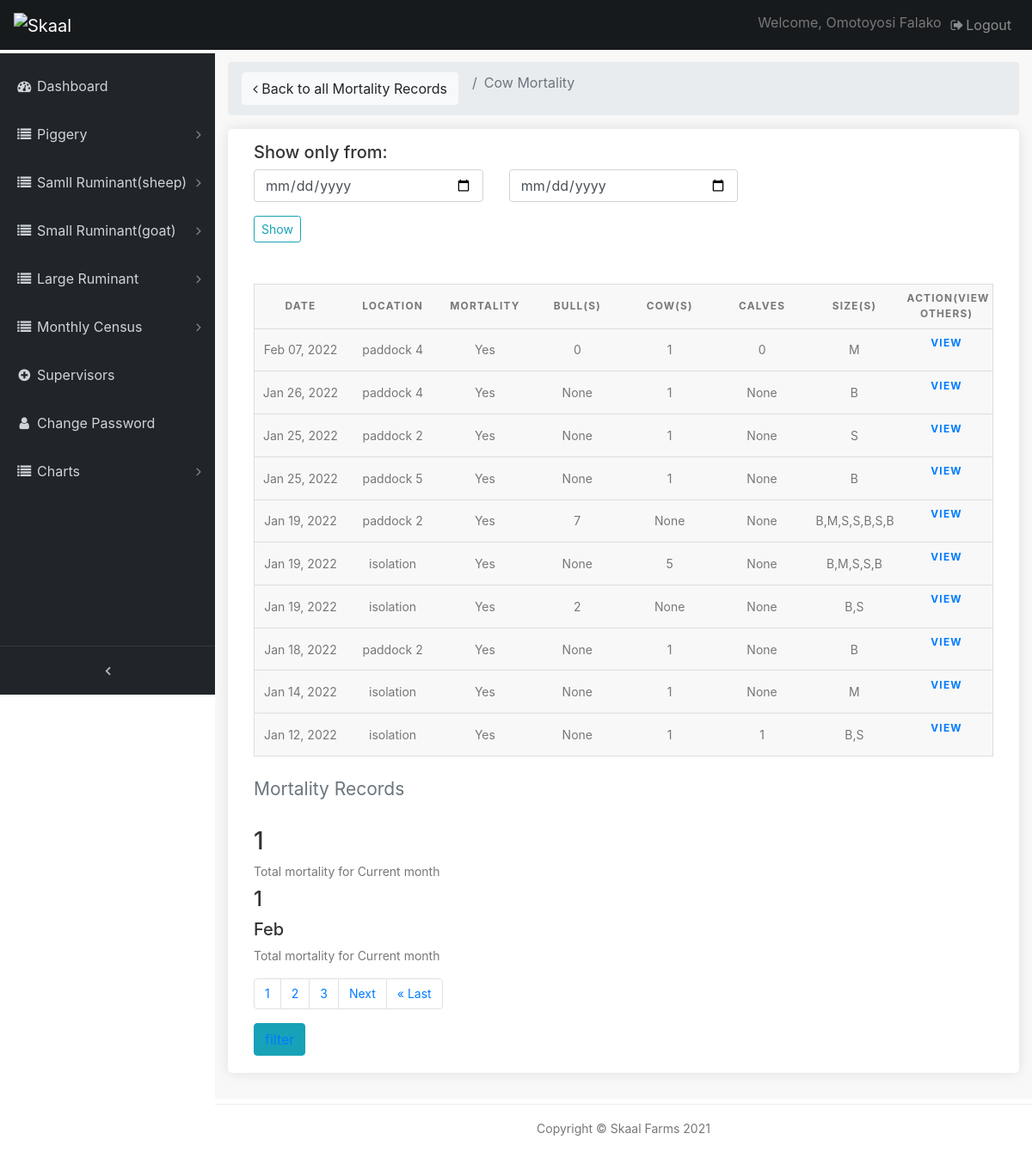
Screenshot of /pages/cow-motality-records (signed in) with the database file from the repository.
### farmrecord/models.py (models this page shows, shortened)
class CowMortality(models.Model):
    mortality = models.CharField(max_length=10, verbose_name='mortality')
    date = models.DateTimeField(default=timezone.now)
    location = models.CharField(max_length=200, verbose_name='loaction(s)')
    cow_num = models.IntegerField(verbose_name='Cow(s)', blank=True, null=True, default=0)
    bull_num = models.IntegerField(verbose_name='Bull(s)', blank=True, null=True, default=0)
    calves = models.IntegerField(verbose_name='calve(s)', blank=True, null=True, default=0)
    section = models.ForeignKey(Section, verbose_name='Section', related_name='category1', null=True, on_delete=models.CASCADE)
    size = models.CharField(max_length=100, verbose_name='Size(s)')
    comment = models.TextField(max_length=500, verbose_name='Cause of death' , blank=True)
    image_1 = models.FileField(verbose_name='first image', blank=True, null=True, upload_to='uploads/',)
    image_2 = models.FileField(verbose_name=' second image', blank=True, null=True, upload_to='uploads/')
    class Meta():
        verbose_name_plural='Cow mortality'

### farmrecord/views.py (the view)
# urls.py: path('cow-motality-records', views.cow_motrec, name='cow_motrec'),
@login_required(login_url='/admin-page/login')
def cow_motrec(request):
    cow_rec =   CowMortality.objects.order_by('-date')
    query_form = CowmotFilter()
    paginated_filtercm = Paginator(cow_rec, 10)
    page_number = request.GET.get('page')
    cm_page_obj = paginated_filtercm.get_page(page_number)
    cowmot_count = CowMortality.objects.all()
    aggregated = cowmot_count.annotate(month=TruncMonth('date')).values('month').annotate(total=Count('mortality'))
    nums = "a" * cm_page_obj.paginator.num_pages
    context = {
        'cm_page_obj': cow_rec,
        'nums': nums,
        'q': query_form,
        'count' : aggregated
    }
    context['cm_page_obj'] = cm_page_obj
    return render(request, 'cowmotrec.html',context)

### farmrecord/forms.py
class CowmotFilter(forms.ModelForm):
    date = forms.DateField(widget=forms.HiddenInput(), required=False)
    start_date = forms.DateField(
        widget=forms.TextInput(attrs={'class': 'form-control', 'type' : 'date', 'placeholder': 'From'}))
    end_date = forms.DateField(
        widget=forms.TextInput(attrs={'class': 'form-control', 'type' : 'date', 'placeholder': 'To'}))
    class Meta:
        model = CowMortality
        fields =('date',)

### templates/cowmotrec.html (shortened to what this page needs)
{% extends 'base.html' %}
{% load static %}
{% block content %}
  <div class="content-wrapper">
    <div class="container-fluid">
      <ol class="breadcrumb">
        <li class="breadcrumb-item">
          <a  class="btn btn-light" href="{% url 'farmrecord:cow_motrec' %}"><i class="fa fa-angle-left"></i> Back to all Mortality Records</a>
        </li>
        <li class="breadcrumb-item active">Cow Mortality</li>
      </ol>
		<div class="box_general padding_bottom">
      <h5>Show only from:</h5>
      <form class="mb-5" action="{% url 'farmrecord:cowmot_filter' %}">
        <div class="row">
          <div class="col-lg-4 col-md-12 form-group">
            {{ q.start_date }}
          </div>
          <div class="col-lg-4 col-md-12 form-group">
            {{ q.end_date }}
          </div>
        </div>
        <input type="submit" class="btn btn-outline-info btn-sm" value="Show">
      </form>
			      <table>
                <caption>Mortality Records</caption>
                <thead>
                  <tr>
                    <th scope="col">Date</th>
                    <th scope="col">Location</th>
                    <th scope="col">Mortality</th>
                    <th scope="col">Bull(s)</th>
                    <th scope="col">Cow(s)</th>
                    <th scope="col">Calves</th>
                    <th scope="col">Size(s)</th>
                    <th scope="col">ACTION(View others)</th>
                  </tr>
                </thead>
                <tbody>
                  {% if  cm_page_obj %}
                  {% for a in cm_page_obj %}
                  <tr>
                    <td data-label="Date">{{ a.date|date:"M d, Y" }}</td>
                    <td data-label="Location">{{ a.location }}</td>
                    <td data-label="Mortality">{{ a.mortality }}</td>
                    <td data-label="Bull(s)">{{ a.bull_num }}</td>
                    <td data-label="Cow(s)">{{ a.cow_num }}</td>
                    <td data-label="Calves">{{ a.calves }}</td>
                    <td data-label="Size(s)">{{ a.size }}</td>
                    <th data-label="Action" class="table"><a href="{% url 'farmrecord:cow_motrec_view' a.id %}" >View</a></th>
                  {% endfor %}
                  {% endif %}
                  </tr>
                </tbody>
            </table>
            {% for a in count %}
            {% if forloop.last %}
            <h3>{{ a.total }}</h3>
            {% endif %}
            {% endfor %}
            {% for a in count %}
            {% if forloop.last %}
            <label for="">Total mortality for Current month</label>
            <h4>{{ a.total }}</h4>
            <h5>{{ a.month|date:"M" }}</h5>
            {% endif %}
            {% endfor %}
            <label for="">Total mortality for Current month</label>
            <div>
              <nav aria-label="Page navigation example">
                <ul class="pagination">
                 {% for i in nums %}
                  <li class="page-item"><a href="?page={{ forloop.counter }}" class="page-link active">{{ forloop.counter }}</a></li>
                 {% endfor %}
                  {% if cm_page_obj.has_next %}
                  <li class="page-item"><a class="page-link" href="?page={{ cm_page_obj.next_page_number }}">Next</a></li>
                  <li class="page-item"><a class="page-link" href="?page={{ cm_page_obj.paginator.num_pages }}">&laquo; Last</a></li>
                  {% endif %}
                </ul>
              </nav>
            </div>
            <button class="btn btn-info"><a href="{% url 'farmrecord:cowmot_filter' %}">filter</a> </button>
		</div>
	  </div>
   	</div>
{% endblock %}

### templates/sidebar.html (shortened to what this page needs)
{% load static %}
<nav class="navbar navbar-expand-lg navbar-dark bg-default fixed-top" id="mainNav">
    <a class="navbar-brand" href="{% url 'farmrecord:index' %}"><img src="" data-retina="true" alt="Skaal" width="150" height="36"></a>
    <div class="collapse navbar-collapse" id="navbarResponsive">
      <ul class="navbar-nav navbar-sidenav" id="exampleAccordion">
        <li class="nav-item" data-toggle="tooltip" data-placement="right" title="Dashboard">
          <a class="nav-link" href="{% url 'farmrecord:index' %}">
            <i class="fa fa-fw fa-dashboard"></i>
            <span class="nav-link-text">Dashboard</span>
          </a>
        </li>
		<li class="nav-item" data-toggle="tooltip" data-placement="right" title="My listings">
          <a class="nav-link nav-link-collapse collapsed" data-toggle="collapse" href="#mortality" data-parent="#mylistings">
            <i class="fa fa-fw fa-list"></i>
            <span class="nav-link-text">Piggery</span>
          </a>
    </li>
    <li class="nav-item" data-toggle="tooltip" data-placement="right" title="My listings">
          <a class="nav-link nav-link-collapse collapsed" data-toggle="collapse" href="#sheep" data-parent="#mylistings">
            <i class="fa fa-fw fa-list"></i>
            <span class="nav-link-text">Samll Ruminant(sheep)</span>
          </a>
    </li>
<li class="nav-item" data-toggle="tooltip" data-placement="right" title="My listings">
  <a class="nav-link nav-link-collapse collapsed" data-toggle="collapse" href="#goat" data-parent="#mylistings">
    <i class="fa fa-fw fa-list"></i>
    <span class="nav-link-text">Small Ruminant(goat)</span>
  </a>
</li>
<li class="nav-item" data-toggle="tooltip" data-placement="right" title="My listings">
  <a class="nav-link nav-link-collapse collapsed" data-toggle="collapse" href="#cow" data-parent="#mylistings">
    <i class="fa fa-fw fa-list"></i>
    <span class="nav-link-text">Large Ruminant</span>
  </a>
</li>
<li class="nav-item" data-toggle="tooltip" data-placement="right" title="My listings">
  <a class="nav-link nav-link-collapse collapsed" data-toggle="collapse" href="#Procurement" data-parent="#mylistings">
    <i class="fa fa-fw fa-list"></i>
    <span class="nav-link-text">Monthly Census</span>
  </a>
</li>
		<li class="nav-item" data-toggle="tooltip" data-placement="right" title="Add listing">
          <a class="nav-link" href="#">
            <i class="fa fa-fw fa-plus-circle"></i>
            <span class="nav-link-text">Supervisors</span>
          </a>
        </li>
		<li class="nav-item" data-toggle="tooltip" data-placement="right" title="My profile">
          <a class="nav-link" href="#">
            <i class="fa fa-fw fa-user"></i>
            <span class="nav-link-text">Change Password</span>
          </a>
        </li>
        <li class="nav-item" data-toggle="tooltip" data-placement="right" title="My listingsc">
          <a class="nav-link nav-link-collapse collapsed" data-toggle="collapse" href="#chart" data-parent="#mylistingsc">
            <i class="fa fa-fw fa-list"></i>
            <span class="nav-link-text">Charts</span>
          </a>
        </li>
      </ul>
      <ul class="navbar-nav sidenav-toggler">
        <li class="nav-item">
          <a class="nav-link text-center" id="sidenavToggler">
            <i class="fa fa-fw fa-angle-left"></i>
          </a>
        </li>
      </ul>
      <ul class="navbar-nav ml-auto">
        <li class="nav-item">
          <span style="line-height: 35px;">Welcome, {{ request.user.get_full_name }}</span>
        </li>
        <li class="nav-item">
          <a class="nav-link" data-toggle="modal" data-target="#exampleModal">
            <i class="fa fa-fw fa-sign-out"></i>Logout</a>
        </li>
      </ul>
    </div>
  </nav>

### static/css/admin.css (style rules this page uses)
html { position: relative; min-height: 100%; }
body { overflow-x: hidden; }
body.sticky-footer { margin-bottom: 62px; }
body.sticky-footer .content-wrapper { min-height: calc(100vh - 62px - 62px); }
body.fixed-nav { padding-top: 56px; }
.content-wrapper { min-height: calc(100vh - 62px); padding-top: 1rem; }
#mainNav .navbar-collapse { overflow: auto; max-height: 75vh; }
#mainNav .navbar-collapse .navbar-nav .nav-item .nav-link { cursor: pointer; }
#mainNav .navbar-collapse .navbar-sidenav .nav-link-collapse:after { float: right; content: '\f107'; font-family: 'FontAwesome'; }
#mainNav .navbar-collapse .navbar-sidenav .nav-link-collapse.collapsed:after { content: '\f105'; }
#mainNav .navbar-collapse .sidenav-toggler { display: none; }
@media (min-width: 992px) { #mainNav .navbar-brand { width: 250px; } }
@media (min-width: 992px) { #mainNav .navbar-collapse { overflow: visible; max-height: none; } }
@media (min-width: 992px) { #mainNav .navbar-collapse .navbar-sidenav { position: absolute; top: 0; left: 0; overflow-x: hidden; overflow-y: auto; -webkit-flex-direction: column; -ms-flex-direction: column; flex-direction: column; margin-top: 62px; } }
@media (min-width: 992px) { #mainNav .navbar-collapse .navbar-sidenav > .nav-item { width: 250px; padding: 0; } }
@media (min-width: 992px) { #mainNav .navbar-collapse .navbar-sidenav > .nav-item > .nav-link { padding: 1em; padding-left: 18px; } }
#mainNav.fixed-top .sidenav-toggler { display: none; }
@media (min-width: 992px) { #mainNav.fixed-top .navbar-sidenav { height: calc(100vh - 111px); } }
@media (min-width: 992px) { #mainNav.fixed-top .sidenav-toggler { position: absolute; top: 0; left: 0; display: flex; overflow-x: hidden; overflow-y: auto; -webkit-flex-direction: column; -ms-flex-direction: column; flex-direction: column; margin-top: calc(100vh - 49px); } }
@media (min-width: 992px) { #mainNav.fixed-top .sidenav-toggler > .nav-item { width: 250px; padding: 0; } }
@media (min-width: 992px) { #mainNav.fixed-top .sidenav-toggler > .nav-item > .nav-link { padding: 1em; } }
#mainNav.fixed-top.navbar-dark .sidenav-toggler { background-color: #212529; border-top: 1px solid #343a40; }
#mainNav.fixed-top.navbar-dark .sidenav-toggler a i { color: #adb5bd; }
.content-wrapper { overflow-x: hidden; background: white; }
@media (min-width: 992px) { .content-wrapper { margin-left: 250px; } }
#sidenavToggler i { font-weight: 800; }
#mainNav.navbar-dark .navbar-collapse .navbar-sidenav .nav-link-collapse:after { color: #868e96; }
#mainNav.navbar-dark .navbar-collapse .navbar-sidenav > .nav-item > .nav-link { color: #ced4da; }
@media (min-width: 992px) { #mainNav.navbar-dark .navbar-collapse .navbar-sidenav { background: #212529; padding-top: 10px; } }
body { background: #f8f8f8; color: #777 !important; font-family: "Poppins", Helvetica, sans-serif; font-size: 14px; font-size: 0.875rem; }
.content-wrapper { background: #f8f8f8; }
h1, h2, h3, h4, h5, h6 { color: #333 !important; }
a { color: #0054a6; text-decoration: none; -moz-transition: all 0.5s ease-in-out; -o-transition: all 0.5s ease-in-out; -webkit-transition: all 0.5s ease-in-out; -ms-transition: all 0.5s ease-in-out; transition: all 0.5s ease-in-out; outline: none; }
.bg-default { background-color: #171a1d; }
.form-control { font-size: 14px; font-size: 0.875rem; padding: .65rem; }
.page-link { color: #0054a6; border: 1px solid #e1e8ed; }
.box_general { background-color: #fff; padding: 15px 30px 0 30px; -webkit-border-radius: 5px; -moz-border-radius: 5px; -ms-border-radius: 5px; border-radius: 5px; margin-bottom: 30px; color: #777; font-size: 14px; font-size: 0.875rem; -webkit-box-shadow: 0px 0px 15px 0px rgba(0, 0, 0, 0.1); -moz-box-shadow: 0px 0px 15px 0px rgba(0, 0, 0, 0.1); box-shadow: 0px 0px 15px 0px rgba(0, 0, 0, 0.1); }
.box_general.padding_bottom { padding-bottom: 20px; }

### static/css/custom.css (style rules this page uses)
.item, img { height: 100 !important; width: 100 !important; border: 1px solid red; }

### static/css/table.css (style rules this page uses)
table { border: 1px solid #ccc; border-collapse: collapse; margin: 0; padding: 0; width: 100%; table-layout: fixed; }
table caption { font-size: 1.5em; margin: .5em 0 .75em; }
table tr { background-color: #f8f8f8; border: 1px solid #ddd; padding: .35em; }
table th, table td { padding: .625em; text-align: center; }
table th { font-size: .85em; letter-spacing: .1em; text-transform: uppercase; }
body { font-family: "Open Sans", sans-serif; line-height: 1.25; }
.table { display:block; text-decoration:none; }

### rows the page displays
CowMortality: date "Feb 07, 2022", location "paddock 4", mortality "Yes", bull_num "0", cow_num "1", calves "0", size "M"
CowMortality: date "Jan 26, 2022", location "paddock 4", mortality "Yes", bull_num "None", cow_num "1", calves "None", size "B"
CowMortality: date "Jan 25, 2022", location "paddock 2", mortality "Yes", bull_num "None", cow_num "1", calves "None", size "S"
CowMortality: date "Jan 25, 2022", location "paddock 5", mortality "Yes", bull_num "None", cow_num "1", calves "None", size "B"
CowMortality: date "Jan 19, 2022", location "paddock 2", mortality "Yes", bull_num "7", cow_num "None", calves "None", size "B,M,S,S,B,S,B"
CowMortality: date "Jan 19, 2022", location "isolation", mortality "Yes", bull_num "None", cow_num "5", calves "None", size "B,M,S,S,B"
CowMortality: date "Jan 19, 2022", location "isolation", mortality "Yes", bull_num "2", cow_num "None", calves "None", size "B,S"
CowMortality: date "Jan 18, 2022", location "paddock 2", mortality "Yes", bull_num "None", cow_num "1", calves "None", size "B"
CowMortality: date "Jan 14, 2022", location "isolation", mortality "Yes", bull_num "None", cow_num "1", calves "None", size "M"
CowMortality: date "Jan 12, 2022", location "isolation", mortality "Yes", bull_num "None", cow_num "1", calves "1", size "B,S"

### other values shown
{{ request.user.get_full_name }} "Omotoyosi Falako"
{{ a.total }} "1"
{{ a.month|date:"M" }} "Feb"
